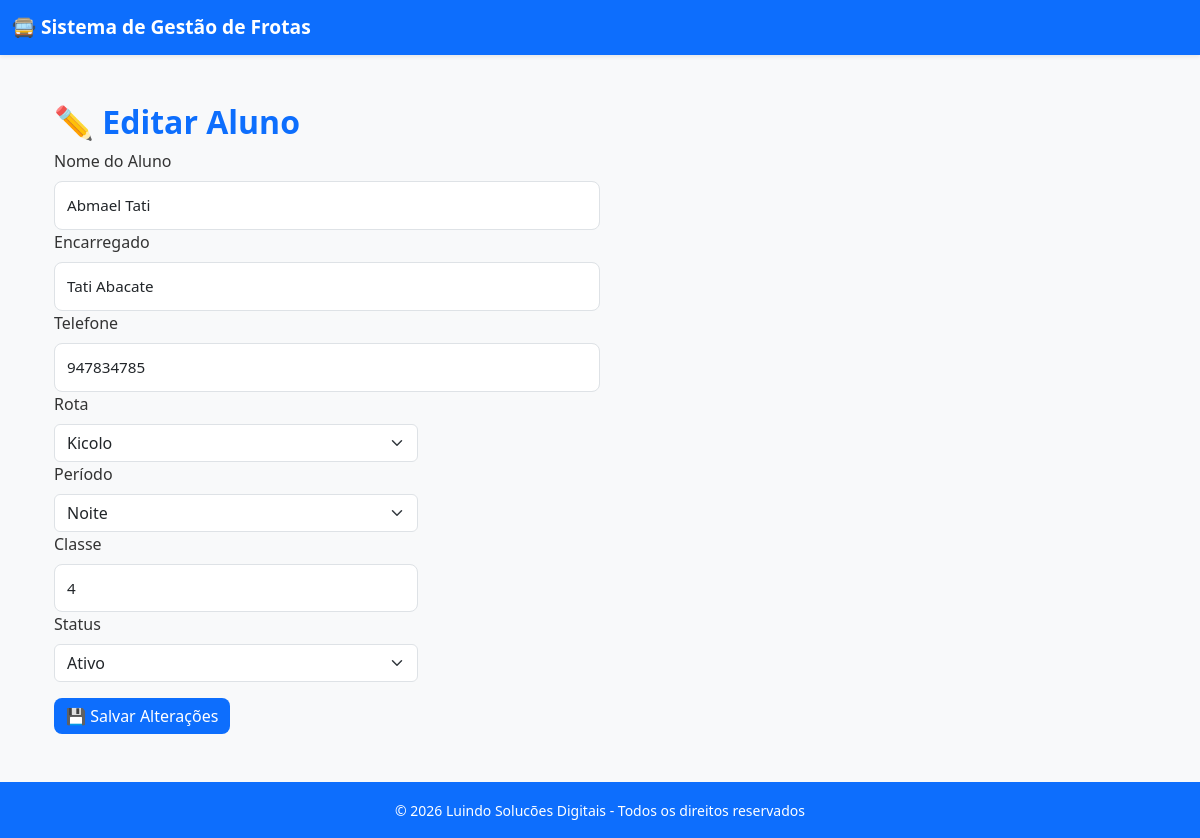
Page /editar/aluno/18 on the committed database.
### tables this page shows
CREATE TABLE alunos (
        id_aluno INTEGER PRIMARY KEY AUTOINCREMENT,
        nome TEXT NOT NULL,
        classe TEXT,
        encarregado TEXT,
        rota TEXT
    , periodo TEXT, ultimo_mes TEXT, status TEXT, telefone TEXT, id_rota INTEGER, valor REAL, adesao TEXT, data_adesao DATE);

### app.py (the view, shortened to what this page needs)
@app.route("/editar/aluno/<int:id_aluno>", methods=["GET", "POST"])
def editar_aluno(id_aluno):
    aluno = db.buscar_aluno(id_aluno)
    rotas = db.relatorio_rotas()
    return render_template("editar_aluno.html", aluno=aluno, rotas=rotas)

### utils/db.py (called while the page is built)
def get_connection():
    conn = sqlite3.connect("frota.db")
    conn.row_factory = sqlite3.Row
    return conn

def buscar_aluno(id_aluno):
    conn = get_connection()
    cursor = conn.cursor()
    cursor.execute("SELECT * FROM alunos WHERE id_aluno = ?", (id_aluno,))
    aluno = cursor.fetchone()
    conn.close()
    return aluno

def relatorio_rotas():
    conn = get_connection()
    cursor = conn.cursor()
    cursor.execute("""
        SELECT id_rota, nome, preco
        FROM rotas
        ORDER BY nome ASC
    """)
    rotas = cursor.fetchall()
    conn.close()
    return rotas

### templates/editar_aluno.html (shortened to what this page needs)
{% extends "base.html" %}
{% block content %}
<div class="container mt-4">
  <h2 class="fw-bold text-primary">✏️ Editar Aluno</h2>
  <form method="POST" action="{{ url_for('editar_aluno', id_aluno=aluno['id_aluno']) }}">
    <div class="col-md-6">
      <label for="nome" class="form-label">Nome do Aluno</label>
      <input type="text" id="nome" name="nome" class="form-control" value="{{ aluno['nome'] }}" required>
    </div>
    <div class="col-md-6">
      <label for="encarregado" class="form-label">Encarregado</label>
      <input type="text" id="encarregado" name="encarregado" class="form-control" value="{{ aluno['encarregado'] }}" required>
    </div>
    <div class="col-md-6">
      <label for="telefone" class="form-label">Telefone</label>
      <input type="tel" id="telefone" name="telefone" class="form-control"
             pattern="[0-9]{9}" value="{{ aluno['telefone'] }}" required>
    </div>
    <div class="col-md-4">
      <label for="rota" class="form-label">Rota</label>
      <select id="rota" name="rota" class="form-select">
        {% for rota in rotas %}
          <option value="{{ rota['id_rota'] }}" {% if rota['id_rota'] == aluno['rota'] %}selected{% endif %}>
            {{ rota['nome'] }}
          </option>
        {% endfor %}
      </select>
    </div>
    <div class="col-md-4">
      <label for="periodo" class="form-label">Período</label>
      <select id="periodo" name="periodo" class="form-select">
        <option value="Noite" {% if aluno['periodo'] == 'Noite' %}selected{% endif %}>Noite</option>
      </select>
    </div>
    <div class="col-md-4">
      <label for="classe" class="form-label">Classe</label>
      <input type="text" id="classe" name="classe" class="form-control" value="{{ aluno['classe'] }}" required>
    </div>
    <div class="col-md-4">
      <label for="status" class="form-label">Status</label>
      <select id="status" name="status" class="form-select">
        <option value="Ativo" {% if aluno['status'] == 'Ativo' %}selected{% endif %}>Ativo</option>
      </select>
    </div>
    <div class="col-12 mt-3">
      <button type="submit" class="btn btn-primary">💾 Salvar Alterações</button>
    </div>
  </form>
</div>
{% endblock %}

### static/css/style.css (style rules this page uses)
body { font-family: 'Segoe UI', Roboto, Helvetica, Arial, sans-serif; background-color: #f8f9fa; color: #333; margin: 0; padding: 0; }
.form-control { border-radius: 8px; padding: 0.75rem; font-size: 0.95rem; }
.form-label { font-weight: 500; }
.btn { border-radius: 8px; font-weight: 500; transition: all 0.3s ease; }
.btn-primary { background-color: #0d6efd; border: none; }

### rows in the picture
alunos: nome "Abmael Tati", encarregado "Tati Abacate", telefone "947834785", periodo "Noite", classe "4", status "Ativo"

### other values in the picture
form field rota "Kicolo"
